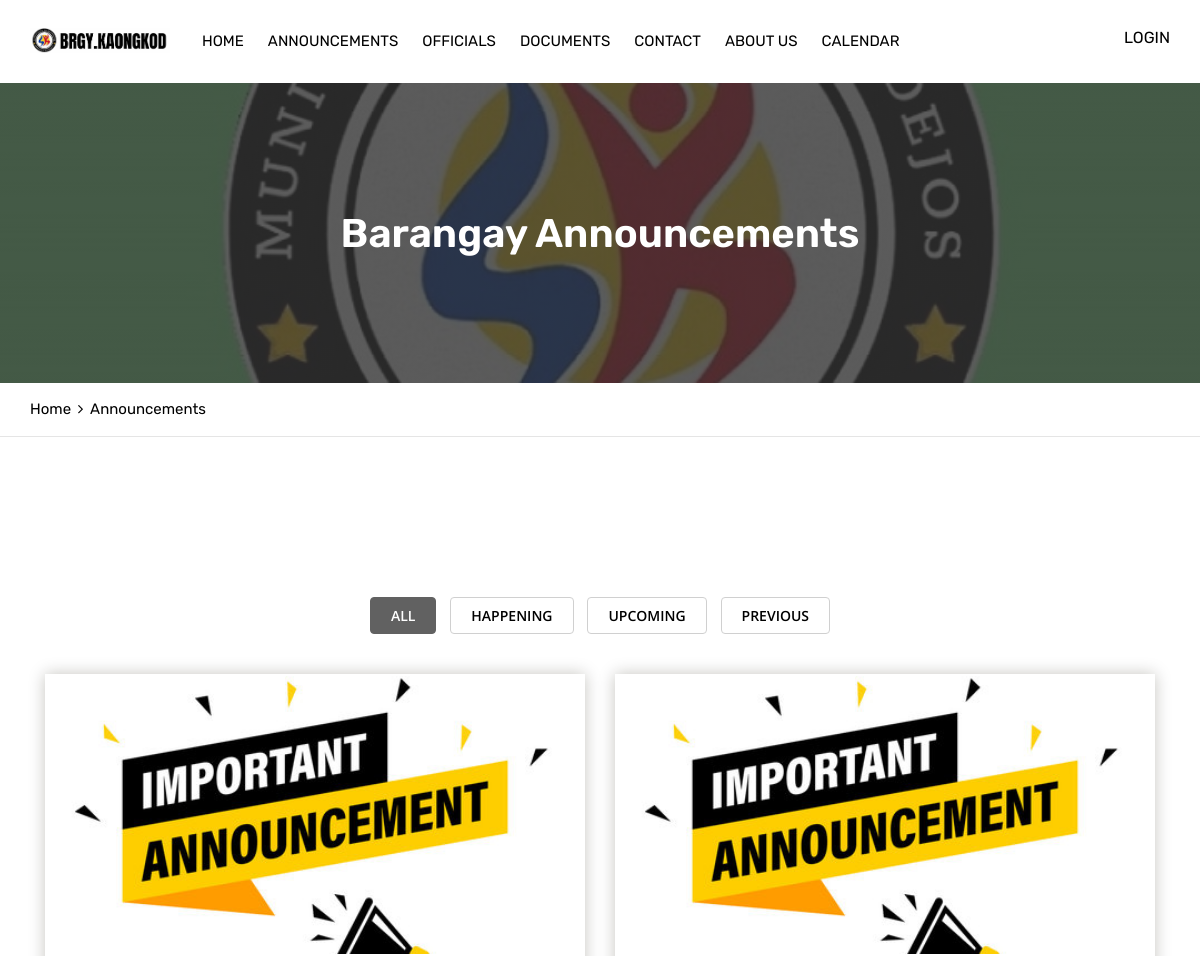
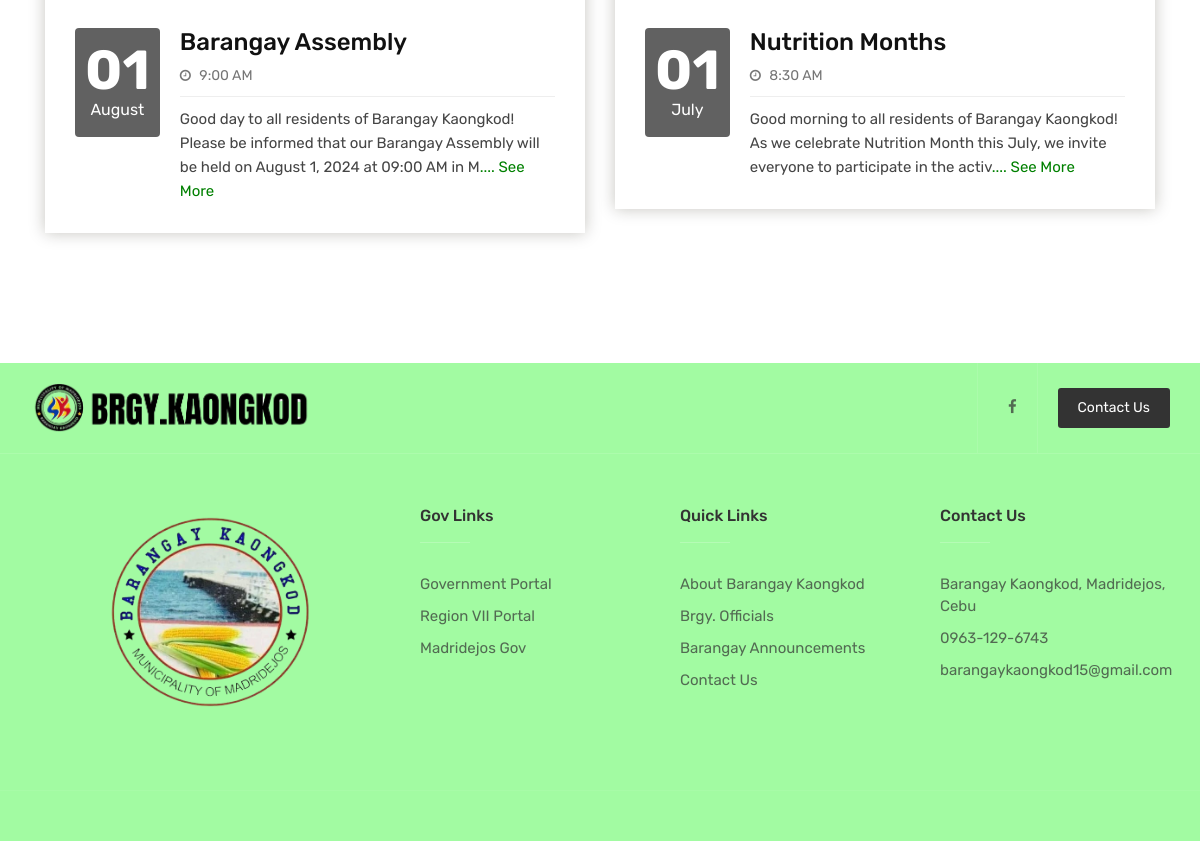
/all-announcements.php, run on the app's committed database (2 pictures, top to bottom).
### tables this page shows
CREATE TABLE `announcements` (
  `id` int(11) NOT NULL,
  `title` varchar(200) NOT NULL,
  `details` mediumtext NOT NULL,
  `image` varchar(300) NOT NULL,
  `image_unique` varchar(300) NOT NULL,
  `date` datetime NOT NULL,
  `expiration_date` date DEFAULT NULL,
  `category` int(11) NOT NULL,
  `status` int(11) NOT NULL
);

### content/head.php (called while the page is built, shortened)
<?php
	include 'global/model.php';
    $model = new Model();
?>

### global/model.php (called while the page is built, shortened)
<?php
	Class Model {
		private $server = "127.0.0.1:3306";
		private $username = "u510162695_kaongkod";
		private $password = "1Kaongkod";
		private $dbname = "u510162695_kaongkod";
		private $conn;
		public function __construct() {
			try {
				$this->conn = new mysqli($this->server, $this->username, $this->password, $this->dbname);
			} catch (Exception $e) {
				echo "Connection failed" . $e->getMessage();
			}
		}
		public function displayAnnouncements($category, $status) {
			$data = null;
			$query = "SELECT * FROM announcements WHERE category = ? AND status = ? ORDER BY id DESC";
			if ($stmt = $this->conn->prepare($query)) {
				$stmt->bind_param('ii', $category, $status);
				$stmt->execute();
				$result = $stmt->get_result();
				while ($row = $result->fetch_assoc()) {
					$data[] = $row;
				}
			}
			return $data;
		}
	}
?>

### all-announcements.php (the view, shortened to what this page needs)
<?php
	include 'content/head.php';
?>
<!DOCTYPE html>
<html lang="en">
<head>
	<link rel="stylesheet" type="text/css" href="assets/css/assets.css">
	<link rel="stylesheet" type="text/css" href="assets/vendors/calendar/fullcalendar.css">
	<link rel="stylesheet" type="text/css" href="assets/css/typography.css">
	<link rel="stylesheet" type="text/css" href="assets/css/shortcodes/shortcodes.css">
	<link rel="stylesheet" type="text/css" href="assets/css/style.css">
	<link rel="stylesheet" type="text/css" href="assets/css/dashboard.css">
</head>
<body id="bg">
<div class="page-wraper">
	<?php include 'content/navigation.php'; ?>
    <div class="page-content bg-white">
        <div class="page-banner ovbl-dark" style="background-image:url(assets/images/m.jpg);">
            <div class="container">
                <div class="page-banner-entry">
                    <h1 class="text-white">Barangay Announcements</h1>
				 </div>
            </div>
        </div>
		<div class="breadcrumb-row">
			<div class="container">
				<ul class="list-inline">
					<li><a href="index">Home</a></li>
					<li>Announcements</li>
				</ul>
			</div>
		</div>
		<div class="content-block">
            <div class="section-area section-sp1">
                <div class="container">
					<div class="row align-items d-flex">
						<div class="col-lg-12 col-md-12">
							<div class="content-block">
			<div class="section-area section-sp1 gallery-bx">
				<div class="container">
					<div class="feature-filters clearfix center m-b40">
						<ul class="filters" data-toggle="buttons">
							<li data-filter="" class="btn active">
								<a href="#"><span>All</span></a>
							</li>
							<li data-filter="happening" class="btn">
								<a href="#"><span>Happening</span></a>
							</li>
							<li data-filter="upcoming" class="btn">
								<a href="#"><span>Upcoming</span></a>
							</li>
							<li data-filter="expired" class="btn">
								<a href="#"><span>Previous</span></a>
							</li>
						</ul>
					</div>
					<div class="clearfix">
						<ul id="masonry" class="ttr-gallery-listing magnific-image row">
							<?php
							$category = 0;
							$status = 1;
							$rows = $model->displayAnnouncements($category, $status);
							if (!empty($rows)) {
								foreach ($rows as $row) {
									$class = date('Y-m-d H:i:s', strtotime($row['date']));
									$class_today = date("Y-m-d H:i:s");
									if ($class == $class_today) {
										$class_name = "happening";
									}
									else if ($class < $class_today) {
										$class_name = "expired";
									}
									else {
										$class_name = "upcoming";
									}
							?>
							<li class="action-card col-lg-6 col-md-6 col-sm-12 <?php echo $class_name; ?>">
								<div class="event-bx m-b30">
									<div class="action-box">
										<a href="announcement-details?id=<?php echo $row['id']; ?>"><img src="assets/images/announcement/<?php echo $row['image_unique']; ?>.jpg" style="height: 280px;object-fit: cover;" alt=""></a>
									</div>
									<div class="info-bx d-flex">
										<div>
											<a href="announcement-details?id=<?php echo $row['id']; ?>"><div class="event-time">
												<div class="event-date"><?php echo date('d', strtotime($row['date'])); ?></div>
												<div class="event-month"><?php echo date('F', strtotime($row['date'])); ?></div>
											</div></a>
										</div>
										<div class="event-info">
											<h4 class="event-title"><a href="announcement-details?id=<?php echo $row['id']; ?>"><?php echo $row['title']; ?></a></h4>
											<ul class="media-post">
												<li><a href="#"><i class="fa fa-clock-o"></i> <?php echo date('g:i A', strtotime($row['date'])); ?></a></li>
											</ul>
											<p><?php echo substr($row['details'], 0, 150); ?><a href="announcement-details?id=<?php echo $row['id']; ?>" style="color: green;">.... See More</a></p>
										</div>
									</div>
								</div>
							</li>
							<?php
								}
							}
							?>
						</ul>
					</div>
				</div>
			</div>
        </div>
						</div>
					</div>
                </div>
            </div>
			<?php include 'content/footer.php' ?>
</div>
</body>
</html>

### assets/css/typography.css (style rules this page uses)
body { background-color: #fff; font-family: Rubik; font-size: 16px; font-weight: 400; color:#505050; padding: 0; margin: 0; overflow-x: hidden; -webkit-font-smoothing: antialiased; font-smoothing: antialiased; -moz-osx-font-smoothing: grayscale; scroll-behavior: smooth; }
a { color: #6f6f6f; outline: 0 none; text-decoration: none; }
p a { color: #333333; }
img { border-style: none; height: auto; max-width: 100%; vertical-align: middle; }
p, address, pre, hr, ul, ol, dl, dd, table { margin-bottom: 24px; }
p { line-height: 28px; margin-bottom: 24px; }
h1, h2, h3, h4, h5, h6 { color: #111111; font-family: rubik; margin-top:0; }
h1 a, h2 a, h3 a, h4 a, h5 a, h6 a { color: inherit; }
h1 { font-size: 36px; line-height: 45px; margin-bottom: 25px; font-weight: 700; }
h4 { font-size: 22px; line-height: 28px; margin-bottom: 15px; font-weight: 500; }
dl, ul, ol { list-style-position: outside; padding: 0; }
ul, ol { margin-bottom: 24px; }
ul li, ol li { padding: 0; }
.m-b30 { margin-bottom: 30px; }
.m-b40 { margin-bottom: 40px; }
.text-white { color: #fff; }
.bg-white { background-color: #FFF; }
.text-white { color: #FFF; }
.list-inline li { display: inline-block; }

### assets/css/style.css (style rules this page uses)
.page-banner { height: 300px; background-size: cover; background-position: center center; display: table; width: 100%; text-align:left; }
.page-banner .container { display: table; height: 100%; }
.page-banner-entry { display: table-cell; vertical-align: middle; text-align: center; }
.page-banner h1 { font-weight:600; font-size:40px; margin-bottom: 0; }
.breadcrumb-row ul li a { color:#000; }
.media-post { border-bottom: 1px solid #EEEEEE; padding-bottom: 10px; margin-bottom: 15px; }
.media-post, .post-tag { margin-bottom: 5px; }
.media-post li { list-style: none; display: inline-block; font-size: 13px; text-transform: capitalize; font-family: ; margin-right: 5px; }
.media-post li a { color:var(--primary); vertical-align: middle; }
.media-post li a i { margin-right:5px; font-size: 13px; }
.section-sp1 { padding-top:80px; padding-bottom:50px; }
.event-bx { box-shadow:0 0 15px 0 rgba(29,25,0,0.25); }
.event-bx .info-bx { padding:30px; }
.event-time { color: #fff; background-color: var(--primary); text-align: center; padding: 15px 10px; border-radius: 4px; margin-right: 20px; }
.event-time .event-date { font-size: 55px; font-family: rubik; font-weight: 700; line-height: 55px; }
.event-info .event-title { font-family:rubik; font-weight:500; margin-bottom:5px; font-size:24px; }
.event-info .media-post { margin-bottom:10px; }
.event-info .media-post li a { text-transform: capitalize; font-size: 14px; color:#757575; }
.event-info p { color: #454545; margin-bottom: 0; font-family: rubik; font-size: 15px; font-weight: 400; line-height: 24px; }
.ovbl-middle:after, .ovbl-light:after, .ovbl-dark:after { background: #391800; background: -moz-linear-gradient(left, #391800 0%, #001739 38%, #321001 71%, #011e32 100%); background: -webkit-linear-gradient(left, #391800 0%,#001739 38%,#321001 71%,#011e32 100%); background: linear-gradient(to right, #391800 0%,#001739 38%,#321001 71%,#011e32 100%); filter: progid:DXImageTransform.Microsoft.gradient( startColorstr='#391800', endColorstr='#011e32',GradientType=1 ); }

### assets/css/shortcodes/breadcrumb.css (style rules this page uses)
.breadcrumb-row { background: #fff; padding: 15px 0; border-bottom: 1px solid #e5e5e5; }
.breadcrumb-row ul { margin: 0; }
.breadcrumb-row ul li { padding: 0; margin-right: 3px; color: #000; display: inline-block; }
.breadcrumb-row ul li:after { content: "\f105"; margin-left: 7px; font-family: fontawesome; }
.breadcrumb-row ul li:last-child { color: #000; }
.breadcrumb-row ul li:last-child:after { display: none; }

### assets/css/shortcodes/layout.css (style rules this page uses)
#bg { background-attachment: fixed; background-size: cover; }

### assets/css/shortcodes/list.css (style rules this page uses)
ul[class*="list-"] { font-family: "rubik",sans-serif; font-size:15px; }

### all-announcements.php (style rules this page uses)
ul { list-style-type: none; padding: 0; margin: 0; }

### data on the page
announcements: image_unique (picture), date "01", date "August", title "Barangay Assembly", date "9:00 AM", details "Good day to all residents of Barangay Kaongkod! Please be informed that our Barangay Assembly will be held on August 1, 2024 at 09:00 AM in M"
announcements: image_unique (picture), date "01", date "July", title "Nutrition Months", date "8:30 AM", details "Good morning to all residents of Barangay Kaongkod! As we celebrate Nutrition Month this July, we invite everyone to participate in the activ"
